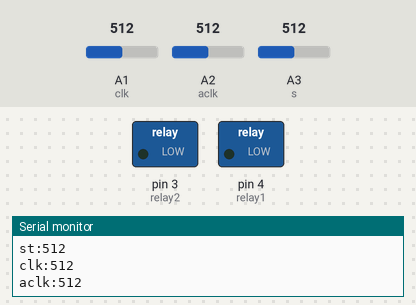
Simulated run of this sketch. Board: Arduino Uno, built with avr-gcc and run on an emulated ATmega328P. On the bench: switched loads named in the sketch (green lamp = pin HIGH), the last lines printed to the serial monitor. Inputs (shaded band) come from the test bench; at power-on: A3 (s) = 512, A1 (clk) = 512, A2 (aclk) = 512.

Above: at 1.2 s.
1.3 s: A3 (s) set to 209
2.8 s: A3 (s) set to 184
At 4.0 s:
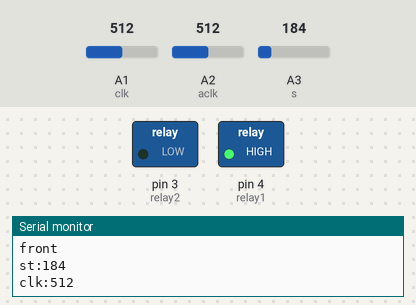
4.3 s: A1 (clk) set to 218
5.8 s: A1 (clk) set to 182
At 6.7 s:
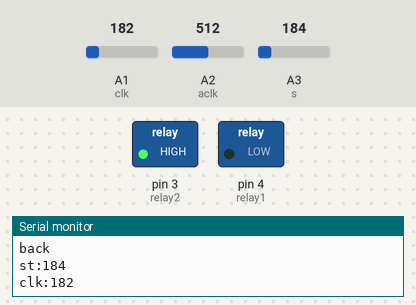
7.3 s: A2 (aclk) set to 219
8.8 s: A2 (aclk) set to 183
Timing chart, 0 to 11.3 s (numbered marks = the images above; inputs shaded):
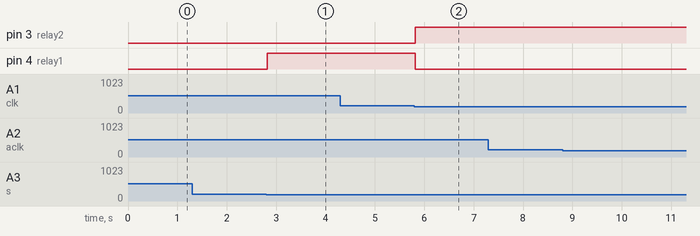

The sketch:

curtains.ino
```cpp
int relay1=4;
int relay2 = 3;
int s= 3;
int clk = 1;
int aclk = 2;
int clockwise, anticlockwise, st;
char data;
//float temp;
//int temp_pin = 4;
void setup() {
  // put your setup code here, to run once:
  Serial.begin(9600);
  pinMode(relay1, OUTPUT);
  pinMode(relay2, OUTPUT);
//  pinMode(s, INPUT);
//  pinMode(clk, INPUT);
//  pinMode(aclk, INPUT);
}

void loop() {
  // put your main code here, to run repeatedly:
 //  stop();
  clockwise = analogRead(clk);
  anticlockwise = analogRead(aclk);
  st = analogRead(s);
  if(st > 200){
    stop();
  }
  else if(clockwise > 200){
    forward();
  }
  else if(anticlockwise > 200){
    backward();
  }
//  else if(clockwise < 200){
//    stop();
//  }
//  else if(anticlockwise < 200){
//    stop();
//  }
//  else{
//    stop();
//  }
  while(Serial.available()>0){
    data = Serial.read();
    if (data == 's'){
      stop();
    }
    else if(data == 'f'){
      forward();
    }
    else if(data == 'b'){
      backward();
    }
//    else{
//      stop();
//    }
  }
//  temp = analogRead(temp_pin);
//   // read analog volt from sensor and save to variable temp
//   temp = temp * 0.48828125;
//   // convert the analog volt to its temperature equivalent
////   Serial.print("TEMPERATURE = ");
////   Serial.print(temp); // display temperature value
////   Serial.print("*C");
////   Serial.println();
////
//
//  if(temp > 30){
//    backward();
//  }
////  else{
////    stop();
////  }
  Serial.print("st:");
  Serial.println(st);
  Serial.print("clk:");
  Serial.println(clockwise);
  Serial.print("aclk:");
  Serial.println(anticlockwise);
  //delay(2000);

}
int stop(){
  digitalWrite(relay1, LOW);
  digitalWrite(relay2, LOW);
  Serial.println("stop");
}
int forward(){
  digitalWrite(relay1, HIGH);
  digitalWrite(relay2, LOW);
  Serial.println("front");
}
int backward(){
  digitalWrite(relay2, HIGH);
  digitalWrite(relay1, LOW);
  Serial.println("back");
}
```

Measured:
- the behaviour switches between 201 and 200 on A3 (s) (found by bisection; images 0 and 1)
- the behaviour switches between 201 and 200 on A1 (clk) (found by bisection; images 1 and 2)
- after the input at 2.8 s, pin 4 (relay1): LOW → HIGH at once
- after the input at 5.8 s, pin 3 (relay2): LOW → HIGH at once; pin 4 (relay1): HIGH → LOW at once
